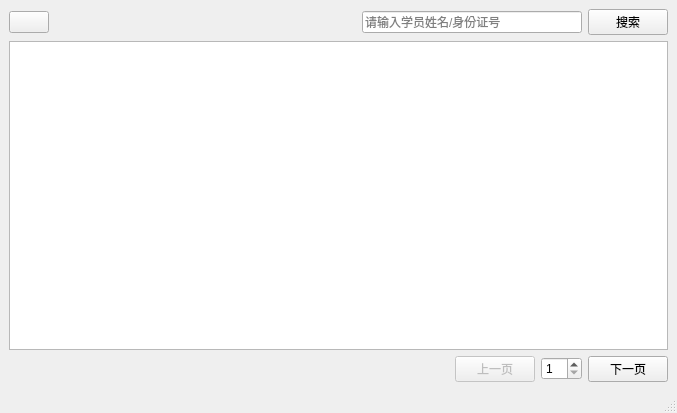
<?xml version="1.0" encoding="UTF-8"?>
<ui version="4.0">
 <class>MainWindow</class>
 <widget class="QMainWindow" name="MainWindow">
  <property name="geometry">
   <rect>
    <x>0</x>
    <y>0</y>
    <width>677</width>
    <height>413</height>
   </rect>
  </property>
  <property name="windowTitle">
   <string>安卓消防教务系统</string>
  </property>
  <widget class="QWidget" name="centralwidget">
   <layout class="QVBoxLayout" name="verticalLayout">
    <item>
     <layout class="QHBoxLayout" name="horizontalLayout_3">
      <item>
       <widget class="QPushButton" name="refreshBtn">
        <property name="toolTip">
         <string>刷新页面</string>
        </property>
        <property name="text">
         <string/>
        </property>
        <property name="icon">
         <iconset resource="resource.qrc">
          <normaloff>:/icons/refresh.png</normaloff>:/icons/refresh.png</iconset>
        </property>
        <property name="iconSize">
         <size>
          <width>20</width>
          <height>20</height>
         </size>
        </property>
        <property name="flat">
         <bool>false</bool>
        </property>
       </widget>
      </item>
      <item>
       <spacer name="horizontalSpacer">
        <property name="orientation">
         <enum>Qt::Horizontal</enum>
        </property>
        <property name="sizeHint" stdset="0">
         <size>
          <width>208</width>
          <height>20</height>
         </size>
        </property>
       </spacer>
      </item>
      <item>
       <layout class="QHBoxLayout" name="horizontalLayout_2">
        <item>
         <widget class="QLineEdit" name="lineEdit">
          <property name="placeholderText">
           <string>请输入学员姓名/身份证号</string>
          </property>
         </widget>
        </item>
        <item>
         <widget class="QPushButton" name="searchBtn">
          <property name="text">
           <string>搜索</string>
          </property>
          <property name="icon">
           <iconset resource="resource.qrc">
            <normaloff>:/assets/icons/search.png</normaloff>:/assets/icons/search.png</iconset>
          </property>
         </widget>
        </item>
       </layout>
      </item>
     </layout>
    </item>
    <item>
     <widget class="QTableView" name="studentsDataTable"/>
    </item>
    <item>
     <layout class="QHBoxLayout" name="horizontalLayout_4">
      <item>
       <spacer name="horizontalSpacer_2">
        <property name="orientation">
         <enum>Qt::Horizontal</enum>
        </property>
        <property name="sizeHint" stdset="0">
         <size>
          <width>318</width>
          <height>20</height>
         </size>
        </property>
       </spacer>
      </item>
      <item>
       <layout class="QHBoxLayout" name="horizontalLayout">
        <item>
         <widget class="QPushButton" name="prePageBtn">
          <property name="enabled">
           <bool>false</bool>
          </property>
          <property name="text">
           <string>上一页</string>
          </property>
         </widget>
        </item>
        <item>
         <widget class="QSpinBox" name="currentPageSpin">
          <property name="minimum">
           <number>1</number>
          </property>
         </widget>
        </item>
        <item>
         <widget class="QPushButton" name="nextPageBtn">
          <property name="text">
           <string>下一页</string>
          </property>
         </widget>
        </item>
       </layout>
      </item>
     </layout>
    </item>
   </layout>
  </widget>
  <widget class="QMenuBar" name="menubar">
   <property name="geometry">
    <rect>
     <x>0</x>
     <y>0</y>
     <width>677</width>
     <height>23</height>
    </rect>
   </property>
  </widget>
  <widget class="QStatusBar" name="statusbar"/>
 </widget>
 <resources>
  <include location="resource.qrc"/>
 </resources>
 <connections/>
</ui>
